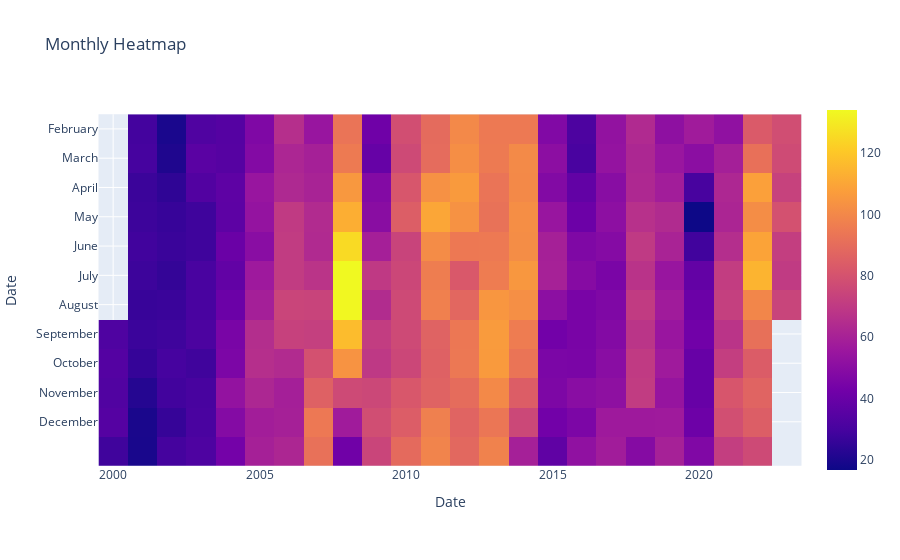

Here is the notebook cell this chart was saved with:
### Code cell
import plotly.express as px
import plotly.graph_objs as go
import pandas as pd

# Convert the Date column to a datetime object
df['Date'] = pd.to_datetime(df['Date'])

# Pivot the data to create a matrix with dates as rows and columns as years
heatmap_data = df.pivot_table(index=df['Date'].dt.month, columns=df['Date'].dt.year, values='Price', aggfunc='mean')

# Create the interactive heatmap
fig = px.imshow(heatmap_data, title='Monthly Heatmap')

# Add year labels to y-axis
fig.update_yaxes(tickvals=list(range(len(heatmap_data.index))), ticktext=[calendar.month_name[i] for i in heatmap_data.index])

# Show the plot
fig.show()

### Figure 1 — Plotly figure (JSON) as saved in the notebook; plotly's stock layout.template omitted (floating-point values rounded to 4 significant figures; data arrays with more than 128 entries replaced by an {"elided": "..."} marker saying what was removed)
{"data": [{"coloraxis": "coloraxis", "hovertemplate": "Date: %{x}<br>Date: %{y}<br>color: %{z}<extra></extra>", "name": "0", "type": "heatmap", "x": [2000, 2001, 2002, 2003, 2004, 2005, 2006, 2007, 2008, 2009, 2010, 2011, 2012, 2013, 2014, 2015, 2016, 2017, 2018, 2019, 2020, 2021, 2022, 2023], "xaxis": "x", "y": [1, 2, 3, 4, 5, 6, 7, 8, 9, 10, 11, 12], "yaxis": "y", "z": {"elided": "12x24 float values"}}], "layout": {"coloraxis": {"colorscale": [[0, "#0d0887"], [0.1111, "#46039f"], [0.2222, "#7201a8"], [0.3333, "#9c179e"], [0.4444, "#bd3786"], [0.5556, "#d8576b"], [0.6667, "#ed7953"], [0.7778, "#fb9f3a"], [0.8889, "#fdca26"], [1, "#f0f921"]]}, "title": {"text": "Monthly Heatmap"}, "xaxis": {"anchor": "y", "constrain": "domain", "domain": [0, 1], "scaleanchor": "y", "title": {"text": "Date"}}, "yaxis": {"anchor": "x", "autorange": "reversed", "constrain": "domain", "domain": [0, 1], "ticktext": ["January", "February", "March", "April", "May", "June", "July", "August", "September", "October", "November", "December"], "tickvals": [0, 1, 2, 3, 4, 5, 6, 7, 8, 9, 10, 11], "title": {"text": "Date"}}}}
